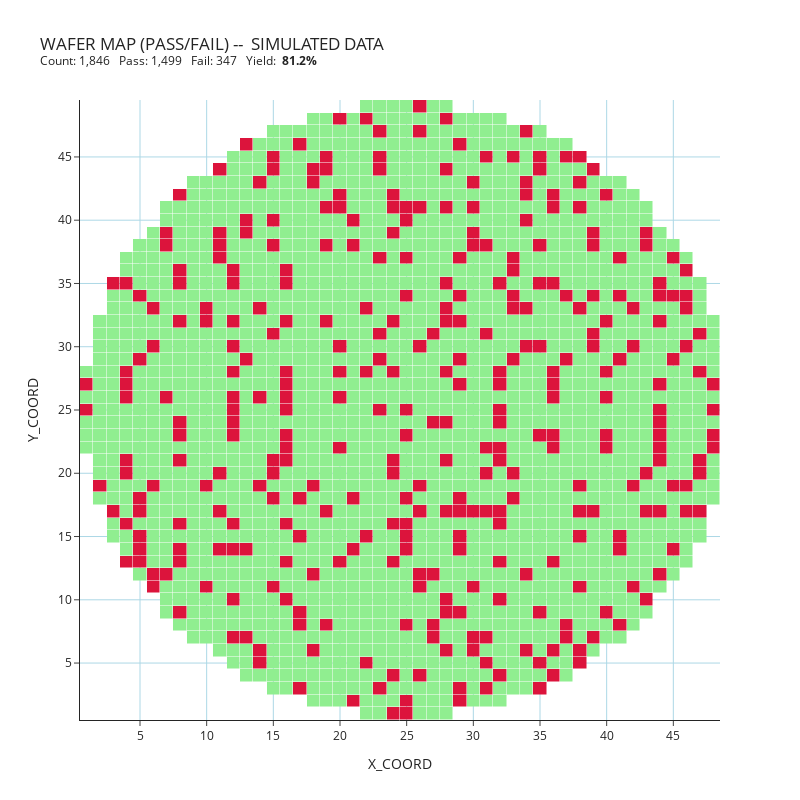

The code cell stored with this chart in its notebook:
### Markdown cell above
## Pass/Fail Wafer Map

### Code cell
fig = go.Figure(
    data = go.Heatmap(
        z = df_wafer['DEVICE_PF_INT'],
        x = df_wafer['Y_COORD'],
        y = df_wafer['X_COORD'],
        colorscale = ['crimson', 'lightgreen'], # color palette for heatmap,
        xgap=0.5, ygap=0.5,
        customdata=np.stack(
            (
                df_wafer['X_COORD'],
                df_wafer['Y_COORD'],
                df_wafer['SITE'],
                df_wafer['DEVICE_PF'],
            ), 
        axis=-1
        ),
    ),
)

my_grid_color = 'lightblue'

wf_title = (
    'Wafer Map (Pass/Fail) --  SIMULATED DATA<br>'.upper() +
    f'<sup>Count: {die_count:,}   ' +
    f'Pass: {pass_count:,}   ' +  
    f'Fail: {fail_count:,}   ' + 
    f'Yield:  <b>{wafer_yield:.1f}%</b></sup>'
)
fig.update_layout(
    template='simple_white',
    height=800,
    width=800,
    title=wf_title,
    xaxis_title='X_COORD', 
    xaxis = dict(tick0=0, dtick=5, showgrid=True, gridcolor=my_grid_color),
    yaxis_title='Y_COORD',
    yaxis = dict(tick0=0, dtick=5, showgrid=True,  gridcolor=my_grid_color),
)
fig.update_traces(
    showscale=False,
    hovertemplate =
        '<br><b>X,Y</b>:  %{x}, %{y}'+
        '<br><b>SITE</b>: %{customdata[2]}'+
        '<br><b>%{customdata[3]}</b>' +
        '<extra></extra>',
)
fig.write_html('./HTML/Pass_Fail_Wafer_Map.html')
fig.show()

### Figure 1 — Plotly figure (JSON) as saved in the notebook; plotly's stock layout.template omitted (floating-point values rounded to 4 significant figures; data arrays with more than 128 entries replaced by an {"elided": "..."} marker saying what was removed)
{"data": [{"colorscale": [[0, "crimson"], [1, "lightgreen"]], "customdata": {"elided": "1846x4 str values"}, "hovertemplate": "<br><b>X,Y</b>:  %{x}, %{y}<br><b>SITE</b>: %{customdata[2]}<br><b>%{customdata[3]}</b><extra></extra>", "showscale": false, "type": "heatmap", "x": {"elided": "1846 int values"}, "xgap": 0.5, "y": {"elided": "1846 int values"}, "ygap": 0.5, "z": {"elided": "1846 int values"}}], "layout": {"height": 800, "title": {"text": "WAFER MAP (PASS/FAIL) --  SIMULATED DATA<BR><sup>Count: 1,846   Pass: 1,499   Fail: 347   Yield:  <b>81.2%</b></sup>"}, "width": 800, "xaxis": {"dtick": 5, "gridcolor": "lightblue", "showgrid": true, "tick0": 0, "title": {"text": "X_COORD"}}, "yaxis": {"dtick": 5, "gridcolor": "lightblue", "showgrid": true, "tick0": 0, "title": {"text": "Y_COORD"}}}}
